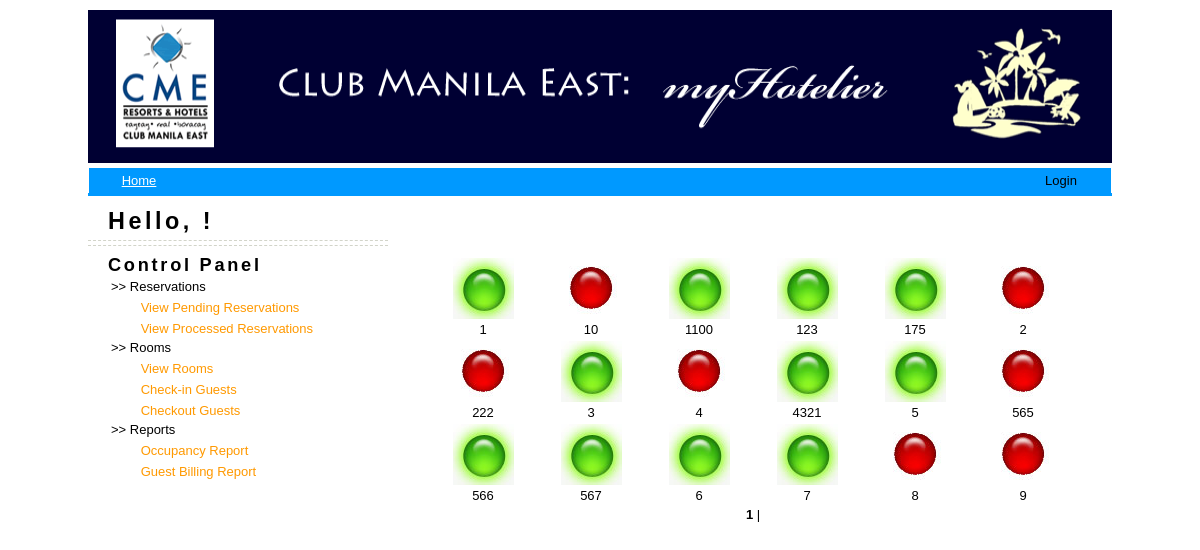
/Clerk/generateBilling.php, run on the app's committed database.
### tables this page shows
CREATE TABLE `ROOM` (
  `ROOM_ID` int(10) NOT NULL auto_increment,
  `ROOM_TYPE` int(10) NOT NULL,
  `ROOM_NAME` varchar(20) NOT NULL,
  `ROOM_STATUS` int(10) NOT NULL default '0',
  PRIMARY KEY  (`ROOM_ID`),
  KEY `ROOM_TYPE` (`ROOM_TYPE`)
);

### Clerk/functions.php (the view, shortened to what this page needs)
<?php
function printroomsreport() {
	$result = mysql_query("SELECT * FROM ROOM ORDER BY ROOM_NAME");
	$totalitems=mysql_num_rows($result);
	$limit		= $_GET['limit'];
	$page		= $_GET['page'];
	if((!$limit)  || (is_numeric($limit) == false) || ($limit < 10) || ($limit > 50)) {
		 $limit = 24;
	 }
	if((!$page) || (is_numeric($page) == false) || ($page < 0) || ($page > $totalitems)) {
		  $page = 1;
	 }
	 $total_pages 	= ceil($totalitems / $limit);
	 $set_limit 	= $page * $limit - ($limit);
	 $result=mysql_query("SELECT * FROM ROOM ORDER BY ROOM_NAME LIMIT $set_limit, $limit");
	$ctr=0;
	echo "<table width='650' height='142' border='0'>";
	while($row=mysql_fetch_array($result)){
		if($ctr%6==0)
			echo "<tr>";
		if($row['ROOM_STATUS']==1){
			echo "<td align='center'><a href='generateBill.php?id=".$row['ROOM_ID']."'><img src='../images/occupied.jpg'></img></a>
				<br>".$row['ROOM_NAME']."</td>";
		}
		else{
			echo "<td align='center'><img src='../images/vacant.jpg'></img>
				<br>".$row['ROOM_NAME']."</td>";
		}
		if($ctr%6==5)
			echo "</tr>";
		$ctr++;
	}
	echo "<tr ><td colspan=10 align=center>";
	for($a = 1; $a <= $total_pages; $a++) {
	   if($a == $page) {
		  echo("<b> $a</b> | ");
	   }
	   else {
			echo("  <a href=generateBilling.php?limit=$limit&page=$a> $a </a> | ");
	   }
	}
	echo "</td></tr>";
	echo "</table>";
}
function printtable($usertype) {
	if($usertype==="clerk") {
		echo "<table width='300' height='142' border='0'>
			<tr>
			<td>>> Reservations</td>
			</tr>
			<tr>
			<td><img src='../images/spacer.gif'></img><a href='viewReservations.php'> View Pending Reservations</a></td>
			</tr>
			<tr>
			<td><img src='../images/spacer.gif'></img><a href='viewProcessedReservations.php'> View Processed Reservations</a></td>
			</tr>
			<tr>
			<td>>> Rooms</td>
			</tr>
			<tr>
			<td><img src='../images/spacer.gif'></img><a href='viewRooms.php'> View Rooms</a></td>
			</tr>
			<tr>
			<td><img src='../images/spacer.gif'></img><a href='checkIn.php'> Check-in Guests</a></td>
			</tr>
			<tr>
			<td><img src='../images/spacer.gif'></img><a href='checkOut.php'> Checkout Guests</a></td>
			</tr>
			<tr>
			<td>>> Reports</td>
			</tr>
			<tr>
			<td><img src='../images/spacer.gif'></img><a href='generateOccupancy.php'> Occupancy Report</a></td>
			</tr>
			<tr>
			<td><img src='../images/spacer.gif'></img><a href='generateBilling.php'> Guest Billing Report</a></td>
			</tr>
			</table>";
	}
}
?>

### Clerk/header.php (shortened to what this page needs)
<!DOCTYPE html PUBLIC "-//W3C//DTD XHTML 1.0 Strict//EN" "http://www.w3.org/TR/xhtml1/DTD/xhtml1-strict.dtd"><head>
		<link rel=' stylesheet' href='style.css' type='text/css' media='screen'>
</head>
<div id="header">
	<div id="logo">
	 <img src='../images/banner.gif' alt='' width='1024' height='153' />
</div>
</div>

### Clerk/generateBilling.php (shortened to what this page needs)
<?php
	require "header.php";
	require "functions.php";
?>
<body>
<div id="nav">
<div id="menu">
<ul>
<li><a href="clerk.php"><div id="current">Home</div></a></li>
</ul>
</div>
<div id="menu-small">
	<ul>
	<li><?php
	if($userid)  {
		$result=mysql_query("SELECT USER_FNAME from USER WHERE USER_ID=".$userid.";");
		if($result) {
			$arr=mysql_fetch_array($result);
			$username=$arr['USER_FNAME'];
		}
		echo "<a href='../logout.php'> Sign Out" ;
	}
	else {
		echo "<a href='../login.php'> Login";
	}
	?></a></li>
    </ul>
</div>
<div id="page">
	<div id="content">
		<div class="post">
			<h1 class="title"><a href="#"><h3><?php echo "Hello, $username!";?></h3></a></h1>
			<p class="meta">
            <div class="entry">
				<h2>Control Panel</h2>
                <?php
					printtable("clerk");
				?>
            </div>
	 	</div>
	 </div>
	<div id="sidebar">
		<?php
			printroomsreport();
		?>
			</div>
</div>
</body>
</html>

### Clerk/style.css (style rules this page uses)
body { margin: 0; background: url(../images/img01.jpg) repeat-x left top; font-family: "Trebuchet MS", Arial, Helvetica, sans-serif; font-size: 13px; color:#000000; }
h1, h2, h3 { margin: 0; letter-spacing: .15em; font-family:Arial, Helvetica, sans-serif; }
h1 { font-size: 1.8em; }
h2 { font-size: 1.4em; }
h3 { font-size: 1em; }
p, ul, ol { margin-top: 0; line-height: 180%; }
a { text-decoration: none; color:#FF9900; }
#header { width: 1024px; align:left; height: 58px; margin: 0px auto; padding-top:10px; }
#logo { float: left; width: 564px; }
#nav { width:1024px; height:28px; background-color:#0099FF; margin: 100px auto; }
#current { color:#FFFFFF; text-decoration:underline; }
#menu { margin:0px; list-style:none; width:auto; }
#menu ul { margin: 0; margin-right: 0px; padding: 0; list-style: none; line-height: normal; }
#menu li { display:inline; }
#menu a { text-decoration:none; padding:5px 0; width:100px; background-color:none; color:#000000; float:left; text-align:center; border-left:1px solid #fff; }
#menu-small { margin:0px; list-style:none; }
#menu-small ul { margin: 0; margin-right: 0px; padding: 0; list-style:none; line-height: normal; }
#menu-small li { display:inline; }
#menu-small a { text-align:center; text-decoration:none; padding: 5px 0; color:#000000; background-color:none; width:100px; float:right; border-right:1px solid #fff; font:Verdana, Arial, Helvetica, sans-serif; }
#page { width: 964px; margin: 0px 0px; padding-top: 20px; }
#content { width: 300px; margin-top:20px; }
.post .title { margin-top: 0px; padding: 0px 0 5px 20px; color: #5C5C5C; }
.post .title a { background: none; color:#000000; }
.post .meta { padding: 2px 20px; border-top: 1px dashed #D2D4C9; border-bottom: 1px dashed #D2D4C9; text-transform: uppercase; text-align: left; font-family: Arial, Helvetica, sans-serif; font-size: 9px; }
.post .entry { padding: 0px 20px; text-align: justify; float:left; height: 450px; }
.post p { text-decoration:none; align:left; }
#sidebar { width: 600px; float:left; }
#sidebar a { color: #787878; }

### data on the page
room: ROOM_STATUS 1 (drawn), ROOM_NAME "1"
room: ROOM_STATUS 0 (drawn), ROOM_NAME "10"
room: ROOM_STATUS 1 (drawn), ROOM_NAME "1100"
room: ROOM_STATUS 1 (drawn), ROOM_NAME "123"
room: ROOM_STATUS 1 (drawn), ROOM_NAME "175"
room: ROOM_STATUS 0 (drawn), ROOM_NAME "2"
room: ROOM_STATUS 0 (drawn), ROOM_NAME "222"
room: ROOM_STATUS 1 (drawn), ROOM_NAME "3"
room: ROOM_STATUS 0 (drawn), ROOM_NAME "4"
room: ROOM_STATUS 1 (drawn), ROOM_NAME "4321"
room: ROOM_STATUS 1 (drawn), ROOM_NAME "5"
room: ROOM_STATUS 0 (drawn), ROOM_NAME "565"
room: ROOM_STATUS 1 (drawn), ROOM_NAME "566"
room: ROOM_STATUS 1 (drawn), ROOM_NAME "567"
room: ROOM_STATUS 1 (drawn), ROOM_NAME "6"
room: ROOM_STATUS 1 (drawn), ROOM_NAME "7"
room: ROOM_STATUS 0 (drawn), ROOM_NAME "8"
room: ROOM_STATUS 0 (drawn), ROOM_NAME "9"
